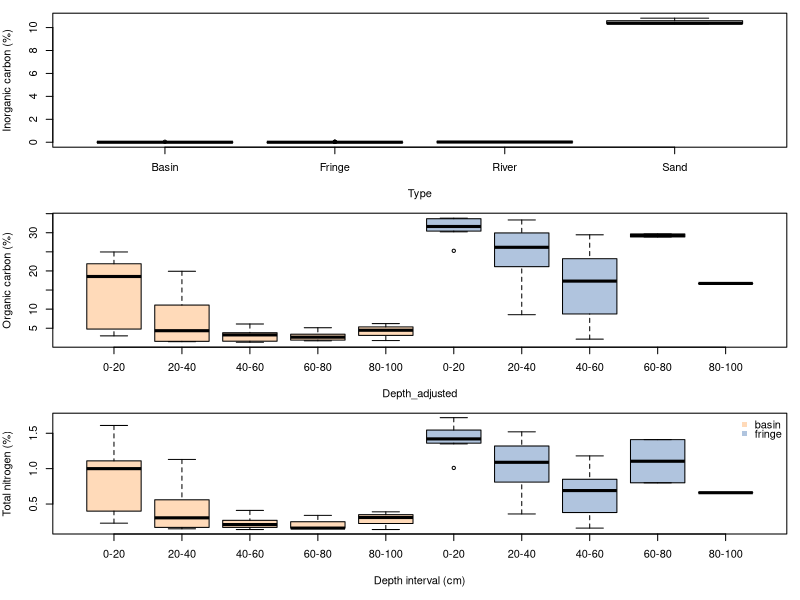
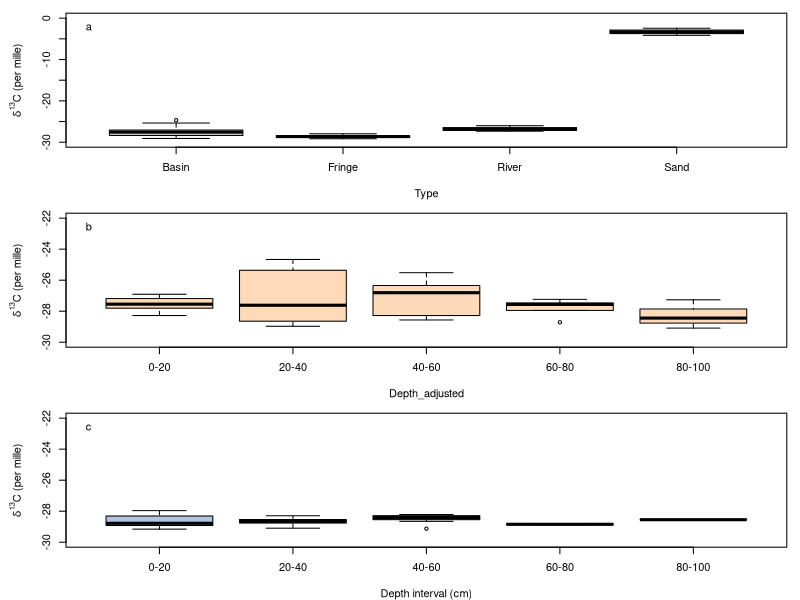
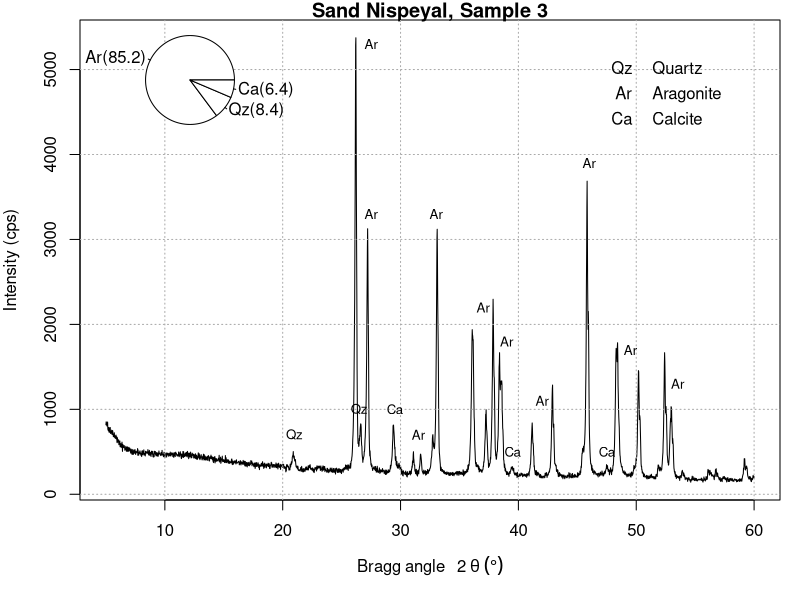
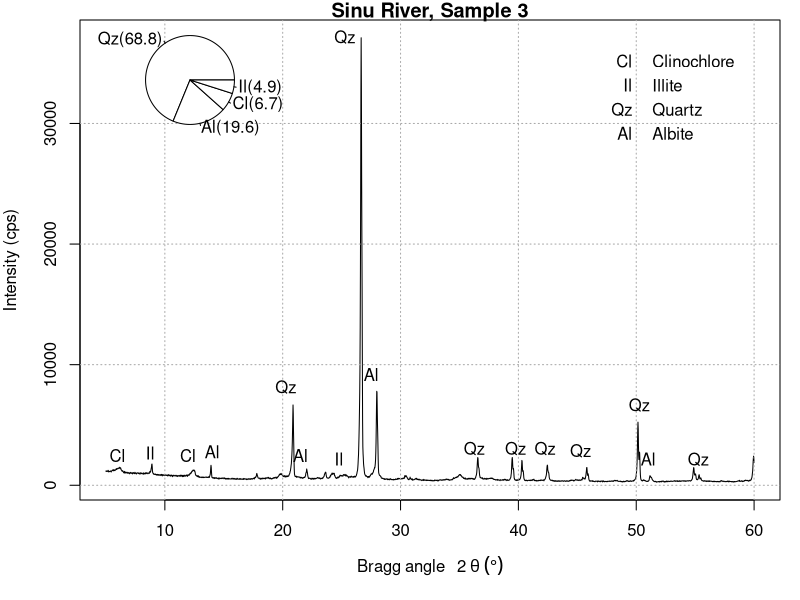
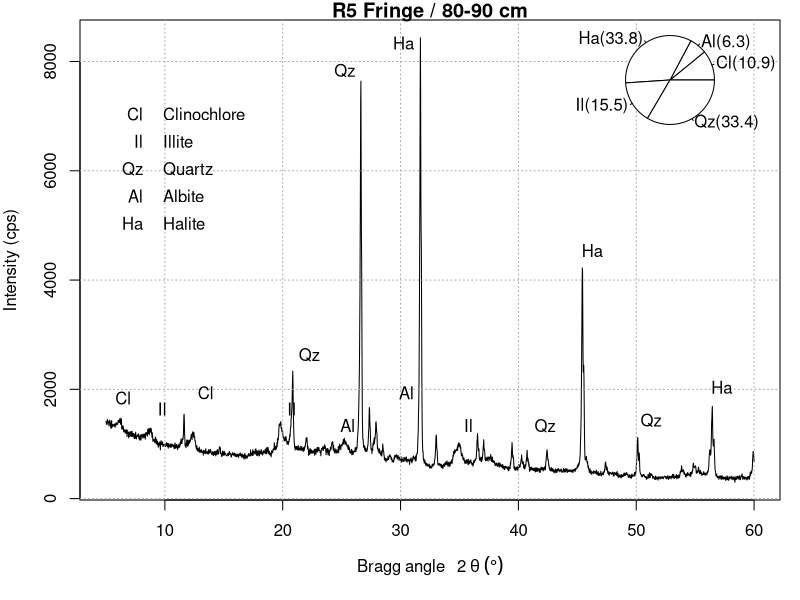
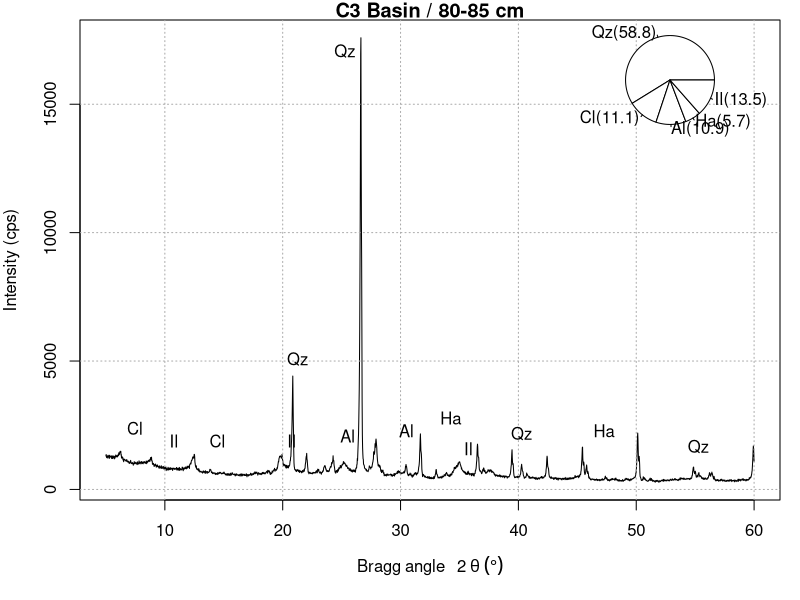

These figures' R source, in order: (Note: this script raises an error after producing the figures.)
## Read the data
setwd("~/Repos/mangroveCstabilization/Code_and_Data/")
Ergebnisse<-read.csv("Ergebnisse_vereinfacht.csv", stringsAsFactors = FALSE)
C_N_13C<-read.table("C_N_13C.csv", sep=";", dec=".", header = TRUE)
TOC<-read.csv("TOC.csv")
Al_Fe<-read.csv2("Al_Fe.csv", dec=".")
Sand_3<-read.csv("Sand_3.csv")
Sinu_3<-read.csv("Sinu_3.csv")
R5_80_90<-read.csv("R5_80-90.csv")
C3_80_85<-read.csv("C3_80-85.csv")


#######################################################
# Statistical comparisons
mangroveOnly=rbind(Ergebnisse[Ergebnisse$Type=="Fringe",], Ergebnisse[Ergebnisse$Type=="Basin",]) # Exclude data from the end members
mangAlFe=Al_Fe[Al_Fe[,"Type"]=="Fringe" | Al_Fe[,"Type"]=="Basin",c("Type","Al_Sum", "Fe_Sum")] # Exclude data from the end members

# Comparison for Organic carbon
shapiro.test(mangroveOnly[mangroveOnly[,"Type"]=="Fringe","Corg"]) #Normality test
shapiro.test(mangroveOnly[mangroveOnly[,"Type"]=="Basin","Corg"])

wilcox.test(Corg~Type, data=mangroveOnly, exact=FALSE) #Non-parametric test for comparing whether samples are from the same distribution. For two samples, the test is know as 'Mann-Whitney test'.

# Comparison for total nitrogen
shapiro.test(mangroveOnly[mangroveOnly[,"Type"]=="Fringe","Ntotal"])
shapiro.test(mangroveOnly[mangroveOnly[,"Type"]=="Basin","Ntotal"])

wilcox.test(Ntotal~Type, data=mangroveOnly, exact=FALSE)

# Comparison TOC
# Data must be aggregated across depth for each plot
plotTOC=tapply(TOC[,"TOC"], TOC[,"Plot_Number"], FUN=sum)

mean(plotTOC[c("P21", "R1", "R4", "R5", "R6")]) # Fringe plots
sd(plotTOC[c("P21", "R1", "R4", "R5", "R6")])

mean(plotTOC[c("P16", "C1", "C2", "C3", "C4")]) # Basin plots
sd(plotTOC[c("P16", "C1", "C2", "C3", "C4")])

wilcox.test(TOC~Type, data=TOC, exact=FALSE)

 # Comparison 13C
shapiro.test(mangroveOnly[mangroveOnly[,"Type"]=="Fringe","d13C"])
shapiro.test(mangroveOnly[mangroveOnly[,"Type"]=="Basin","d13C"])

wilcox.test(d13C~Type, data=mangroveOnly, exact=FALSE)

# Comparisons for Al and Fe oxides
shapiro.test(Al_Fe[Al_Fe[,"Type"]=="Fringe","Al_Sum"])
shapiro.test(Al_Fe[Al_Fe[,"Type"]=="Fringe","Al_Sum"])

wilcox.test(Al_Sum~Type, data=mangAlFe, exact=FALSE)

wilcox.test(Fe_Sum~Type, data=mangAlFe, exact=FALSE)


#######################################################
# Fig 2
#pdf("../Manuscript/Figures/Fig2.pdf")
par(mfrow=c(3,1))
boxplot(Cinorg~Type, data=Ergebnisse,  par(mar=c(4,4,1,1)), ylab="Inorganic carbon (%)")

boxplot(Corg~Depth_adjusted, data=Ergebnisse[1:51,],  par(mar=c(4,4,1,1)), xaxt = "n", ylab="Organic carbon (%)",
        col=c("peachpuff","peachpuff","peachpuff","peachpuff","peachpuff","lightsteelblue","lightsteelblue","lightsteelblue","lightsteelblue","lightsteelblue"))
axis(1, at=1:10, labels=c("0-20","20-40","40-60","60-80","80-100","0-20","20-40","40-60","60-80","80-100"), las=1)

boxplot(Ntotal~Depth_adjusted, data=Ergebnisse[1:51,], par(mar=c(5,4,1,1)), xaxt = "n", xlab="Depth interval (cm)",ylab="Total nitrogen (%)",
        col=c("peachpuff","peachpuff","peachpuff","peachpuff","peachpuff","lightsteelblue","lightsteelblue","lightsteelblue","lightsteelblue","lightsteelblue","rosybrown3","rosybrown3"))
axis(1, at=1:10, labels=c("0-20","20-40","40-60","60-80","80-100","0-20","20-40","40-60","60-80","80-100"), las=1)
legend("topright", c("basin", "fringe"), col = c("peachpuff","lightsteelblue"), bg = "gray90", pch=15, bty="n", y.intersp = 0.7)
par(mfrow=c(1,1))
#dev.off()

# Fig 3
#pdf("../Manuscript/Figures/Fig3.pdf")
par(mfrow=c(3,1), mar=c(4,5,1,1))
boxplot(DeltaVsPDB_Corr_13_12~Type,data=C_N_13C, ylab=expression(paste(delta^13, "C (per mille)")), ylim=c(-30,0))
legend("topleft", "a", bty="n")
boxplot(DeltaVsPDB_Corr_13_12~Depth_adjusted, data=C_N_13C[C_N_13C[,"Type"]=="Basin",], ylab=expression(paste(delta^13, "C (per mille)")), ylim=c(-30,-22),
        col="peachpuff")
legend("topleft", "b", bty="n")
boxplot(DeltaVsPDB_Corr_13_12~Depth_adjusted, data=C_N_13C[C_N_13C[,"Type"]=="Fringe",], ylab=expression(paste(delta^13, "C (per mille)")), 
        xlab="Depth interval (cm)", ylim=c(-30,-22), col="lightsteelblue")
legend("topleft", "c", bty="n")
par(mfrow=c(1,1))
#dev.off()

# Fig 4
par(mar=c(5,4,1,1))
plot(Sand_3, type="l", main="Sand Nispeyal, Sample 3", xlab=expression(Bragg~angle~~~2~theta~(degree)), ylab="Intensity (cps)")
grid(col="darkgray")
text(27.5, 5300, "Ar", cex=0.8)
text(27.5, 3300, "Ar", cex=0.8)
text(31.5, 700, "Ar", cex=0.8)
text(33, 3300, "Ar", cex=0.8)
text(37, 2200, "Ar", cex=0.8)
text(39, 1800, "Ar", cex=0.8)
text(42, 1100, "Ar", cex=0.8)
text(46, 3900, "Ar", cex=0.8)
text(49.5, 1700, "Ar", cex=0.8)
text(53.5, 1300, "Ar", cex=0.8)
text(21, 700, "Qz", cex=0.8)
text(26.5, 1000, "Qz", cex=0.8)
text(29.5, 1000, "Ca", cex=0.8)
text(39.5, 500, "Ca", cex=0.8)
text(47.5, 500, "Ca", cex=0.8)

text(50.5, 5000, "Qz", cex=1, pos = 2)
text(50.5, 5000, "Quartz", cex=1, pos = 4)
text(50.5, 4700, "Ar", cex=1, pos = 2)
text(50.5, 4700, "Aragonite", cex=1, pos = 4)
text(50.5, 4400, "Ca", cex=1, pos = 2)
text(50.5, 4400, "Calcite", cex=1, pos = 4)

par(fig=c(0,0.4,0.6,1),new=TRUE)
pie(c(0.852, 0.084, 0.064),labels = c("Ar(85.2)", "Qz(8.4)","Ca(6.4)"), col="white")
par(fig=c(0,1,0,1),new=FALSE)

plot(Sinu_3, type="l", main="Sinu River, Sample 3", xlab=expression(Bragg~angle~~~2~theta~(degree)), ylab="Intensity (cps)")
grid(col="darkgray")
text(7.5, 2300, "Cl", cex=1, pos = 2)
text(10, 2500, "Il", cex=1, pos = 2)
text(26, 2000, "Il", cex=1, pos = 2)
text(13.5, 2300, "Cl", cex=1, pos = 2)
text(15.5, 2600, "Al", cex=1, pos = 2)
text(22, 8000, "Qz", cex=1, pos = 2)
text(23, 2300, "Al", cex=1, pos = 2)
text(27, 37000, "Qz", cex=1, pos = 2)
text(29, 9000, "Al", cex=1, pos = 2)
text(38, 2900, "Qz", cex=1, pos = 2)
text(41.5, 2900, "Qz", cex=1, pos = 2)
text(44, 2900, "Qz", cex=1, pos = 2)
text(47, 2700, "Qz", cex=1, pos = 2)
text(52, 6500, "Qz", cex=1, pos = 2)
text(52.5, 2000, "Al", cex=1, pos = 2)
text(57, 2000, "Qz", cex=1, pos = 2)

text(50.5, 35000, "Cl", cex=1, pos = 2)
text(50.5, 35000, "Clinochlore", cex=1, pos = 4)
text(50.5, 33000, "Il", cex=1, pos = 2)
text(50.5, 33000, "Illite", cex=1, pos = 4)
text(50.5, 31000, "Qz", cex=1, pos = 2)
text(50.5, 31000, "Quartz", cex=1, pos = 4)
text(50.5, 29000, "Al", cex=1, pos = 2)
text(50.5, 29000, "Albite", cex=1, pos = 4)

par(fig=c(0,0.4,0.6,1),new=TRUE)
pie(c(0.688, 0.196, 0.067, 0.049),labels = c("Qz(68.8)", "Al(19.6)","Cl(6.7)","Il(4.9)"), col="white")
par(fig=c(0,1,0,1),new=FALSE)


# Fig 5
plot(R5_80_90, type="l", main="R5 Fringe / 80-90 cm", xlab=expression(Bragg~angle~~~2~theta~(degree)), ylab="Intensity (cps)")
grid(col="darkgray")

text(8, 1800, "Cl", cex=1, pos = 2)
text(11, 1600, "Il", cex=1, pos = 2)
text(15, 1900, "Cl", cex=1, pos = 2)
text(22, 1600, "Il", cex=1, pos = 2)
text(24, 2600, "Qz", cex=1, pos = 2)
text(32, 8300, "Ha", cex=1, pos = 2)
text(27, 7800, "Qz", cex=1, pos = 2)
text(27, 1300, "Al", cex=1, pos = 2)
text(32, 1900, "Al", cex=1, pos = 2)
text(48, 4500, "Ha", cex=1, pos = 2)
text(59, 2000, "Ha", cex=1, pos = 2)
text(53, 1400, "Qz", cex=1, pos = 2)
text(37, 1300, "Il", cex=1, pos = 2)
text(44, 1300, "Qz", cex=1, pos = 2)

text(9, 7000, "Cl", cex=1, pos = 2)
text(9, 7000, "Clinochlore", cex=1, pos = 4)
text(9, 6500, "Il", cex=1, pos = 2)
text(9, 6500, "Illite", cex=1, pos = 4)
text(9, 6000, "Qz", cex=1, pos = 2)
text(9, 6000, "Quartz", cex=1, pos = 4)
text(9, 5500, "Al", cex=1, pos = 2)
text(9, 5500, "Albite", cex=1, pos = 4)
text(9, 5000, "Ha", cex=1, pos = 2)
text(9, 5000, "Halite", cex=1, pos = 4)

par(fig=c(0.6,1,0.6,1),new=TRUE)
pie(c(0.109, 0.063, 0.338, 0.155,0.334),labels = c("Cl(10.9)", "Al(6.3)","Ha(33.8)","Il(15.5)","Qz(33.4)"), col="white")
par(fig=c(0,1,0,1),new=FALSE)

plot(C3_80_85, type="l", main="C3 Basin / 80-85 cm", xlab=expression(Bragg~angle~~~2~theta~(degree)), ylab="Intensity (cps)")
grid(col="darkgray")

text(9, 2300, "Cl", cex=1, pos = 2)
text(12, 1800, "Il", cex=1, pos = 2)
text(16, 1800, "Cl", cex=1, pos = 2)
text(22, 1800, "Il", cex=1, pos = 2)
text(23, 5000, "Qz", cex=1, pos = 2)
text(27, 17000, "Qz", cex=1, pos = 2)
text(27, 2000, "Al", cex=1, pos = 2)
text(32, 2200, "Al", cex=1, pos = 2)
text(36, 2700, "Ha", cex=1, pos = 2)
text(37, 1500, "Il", cex=1, pos = 2)
text(49, 2200, "Ha", cex=1, pos = 2)
text(42, 2100, "Qz", cex=1, pos = 2)
text(57, 1600, "Qz", cex=1, pos = 2)

par(fig=c(0.6,1,0.6,1),new=TRUE)
pie(c(0.588, 0.111, 0.109, 0.057,0.135),labels = c("Qz(58.8)", "Cl(11.1)","Al(10.9)","Ha(5.7)","Il(13.5)"), col="white")
par(fig=c(0,1,0,1),new=FALSE)


# Fig 6
pdf("../Manuscript/Figures/Fig6.pdf")
par(mfrow=c(2,2), mar=c(4,4,1,1))
plot(Ox_Al~Depth, data=Al_Fe,las=2,xaxt = "n",xlab="",ylab=expression('Al'[o]~(ppm)),col=c("peachpuff","peachpuff","peachpuff","peachpuff","peachpuff","lightsteelblue","lightsteelblue","lightsteelblue","lightsteelblue","lightsteelblue","rosybrown3","rosybrown3"))
axis(1, at=1:12, labels=c("0-20","20-40","40-60","60-80","80-100","0-20","20-40","40-60","60-80","80-100","Sand","River"), las=2)
plot(Dit_Al~Depth, data=Al_Fe,las=2,xaxt = "n",xlab="",ylab=expression('Al'[d]~(ppm)),col=c("peachpuff","peachpuff","peachpuff","peachpuff","peachpuff","lightsteelblue","lightsteelblue","lightsteelblue","lightsteelblue","lightsteelblue","rosybrown3","rosybrown3"))
axis(1, at=1:12, labels=c("0-20","20-40","40-60","60-80","80-100","0-20","20-40","40-60","60-80","80-100","Sand","Sinu"), las=2)
plot(Ox_Fe~Depth, data=Al_Fe,las=2,xaxt = "n", xlab="Depth interval (cm)",ylab=expression('Fe'[o]~(ppm)),col=c("peachpuff","peachpuff","peachpuff","peachpuff","peachpuff","lightsteelblue","lightsteelblue","lightsteelblue","lightsteelblue","lightsteelblue","rosybrown3","rosybrown3"))
axis(3, at=1:12, labels = FALSE)
plot(Dit_Fe~Depth, data=Al_Fe,las=2,xaxt = "n",xlab="Depth interval (cm)",ylab=expression('Fe'[d]~(ppm)),col=c("peachpuff","peachpuff","peachpuff","peachpuff","peachpuff","lightsteelblue","lightsteelblue","lightsteelblue","lightsteelblue","lightsteelblue","rosybrown3","rosybrown3"))
axis(3, at=1:12, labels = FALSE)
legend(4.5, 6.5, c("basin", "fringe", "end-members"), col = c("peachpuff","lightsteelblue","rosybrown3"), text.col = "1", bg = "gray90", pch=15, bty="n", y.intersp = 1)
par(mfrow=c(1,1))
dev.off()


# Mean values with propagated uncertainty
# For TOC
B=c(295.61,161.99,68.35,65.21,69.78)
sum(B)
sdB=c(203.77,147.07,40.95,30.58,37.60)
sqrt(sum(sdB^2)/length(sdB))

Fr=c(100.24,62.79,51.57,105.44)
sdF=c(9.03,22.56,51.57,105.44)
sum(Fr)
sqrt(sum(sdF^2)/length(sdF))

# For Bulk density
round(mean(TOC[TOC[,"Type"]=="Basin","BulkDens"]), 2)
round(sd(TOC[TOC[,"Type"]=="Basin","BulkDens"]), 2)

round(mean(TOC[TOC[,"Type"]=="Fringe","BulkDens"]), 2)
round(sd(TOC[TOC[,"Type"]=="Fringe","BulkDens"]), 2)

